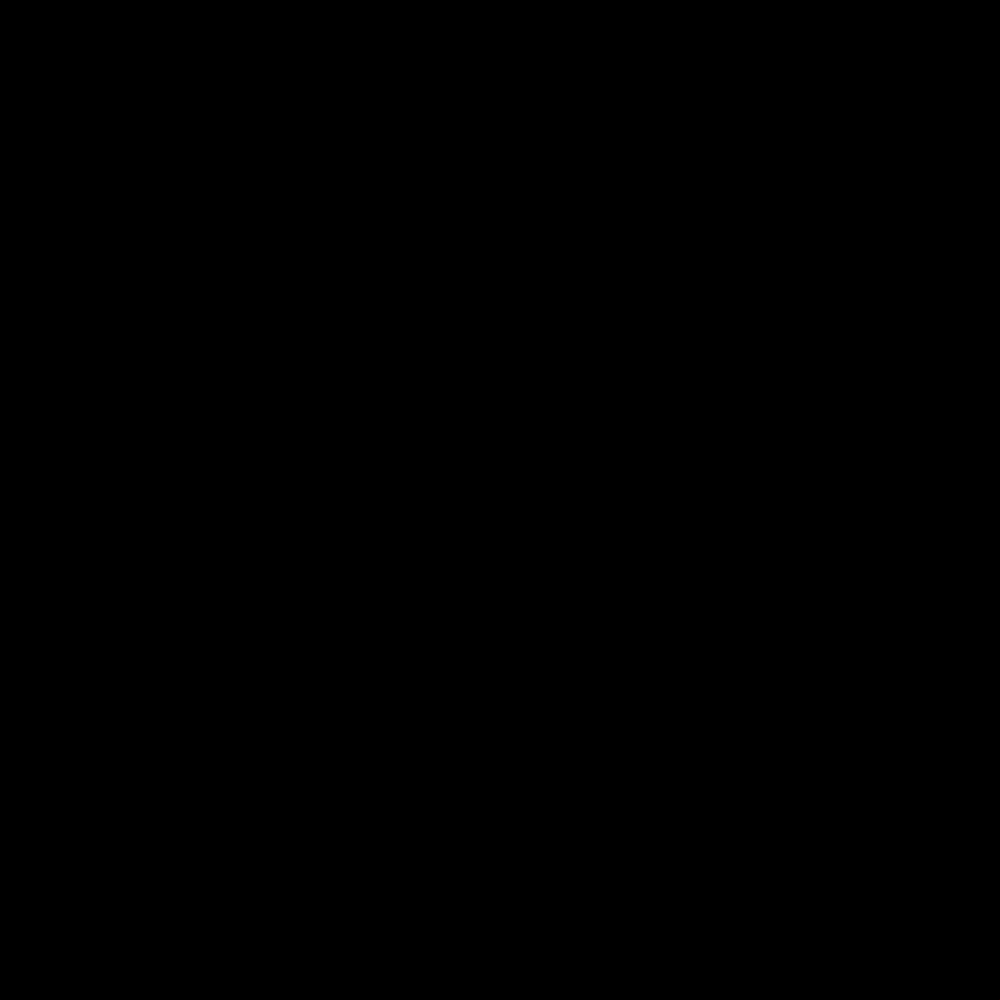
Frame 1 (no input)
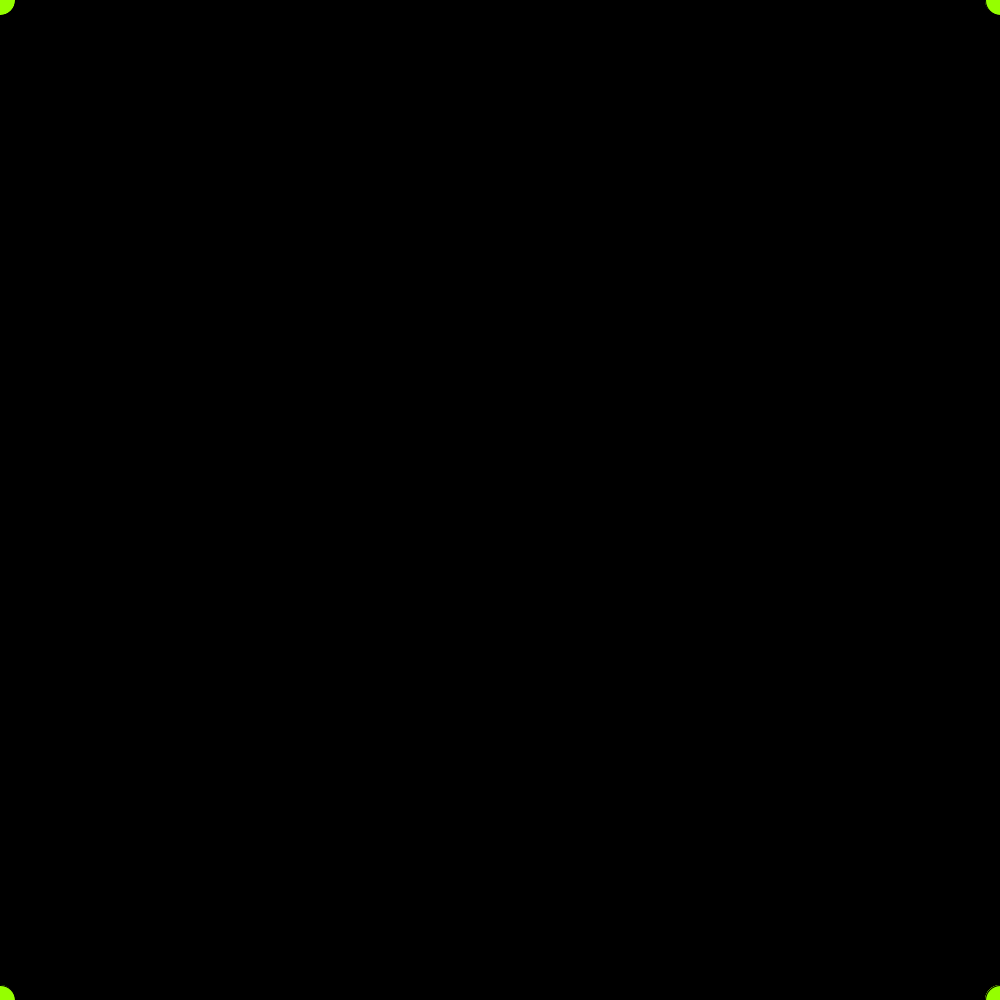
Frame 60 (the mouse pressed at the canvas centre just before this capture)
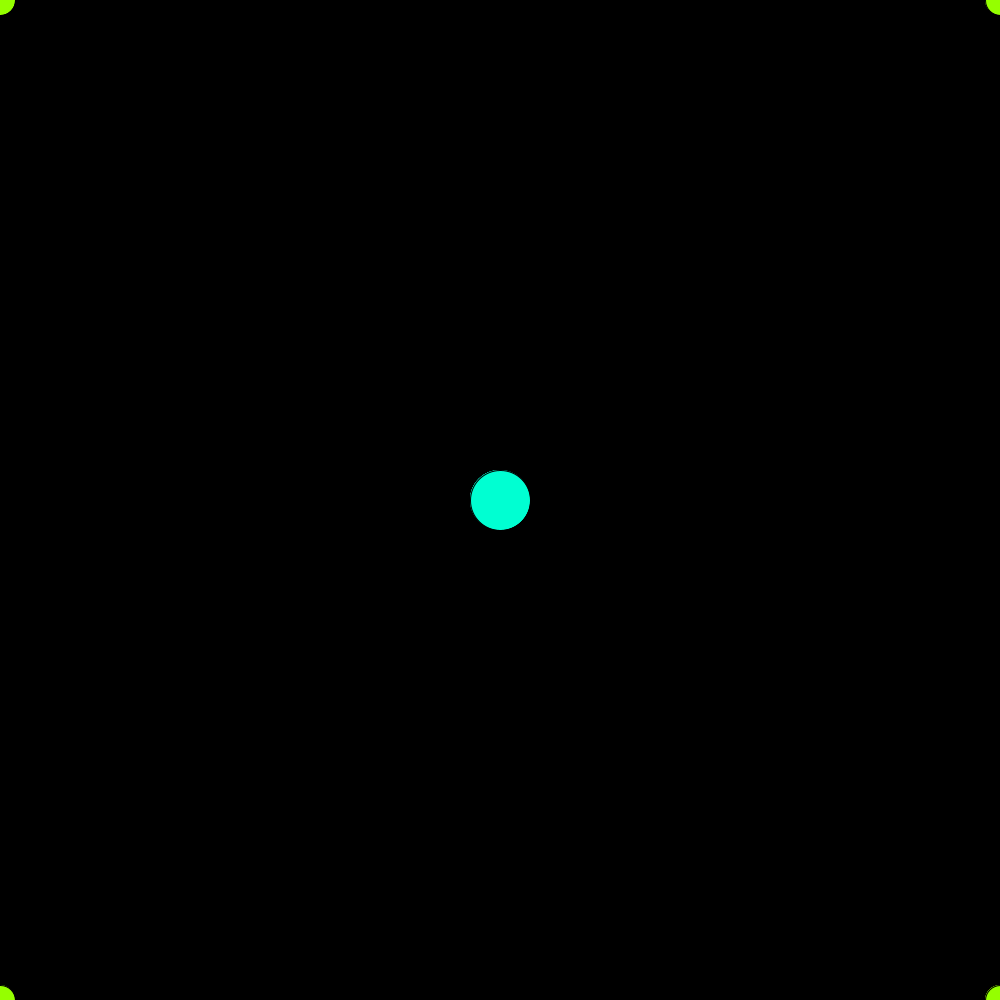
Frame 120 (the mouse held since frame 60 and released just before this capture)

The Processing sketch that drew these frames (run headless with seeded random() and noise(); from frame 60 on, the mouse is pressed at the canvas centre):

// Processing sketch: processing_134633
// ── processing_134633.pde

float x= 0;
float y=0.5;
int z=0;
void setup() {
  size(1000,1000);
  background(0);
  colorMode(HSB);
}
void draw() {
x=x+y;
z=z+1;
fill(z,255,255);
  ellipse(mouseX, mouseY,x, x);
  ellipse(mouseY, mouseX,x, x);
  ellipse(height-mouseY, width-mouseX,x, x);
  ellipse(width-mouseX,height-mouseY,x, x);
  ellipse(height-mouseY, mouseX,x, x);
  ellipse(mouseX,height-mouseY,x, x);
  ellipse(mouseY, width-mouseX,x, x);
  ellipse(width-mouseX,mouseY,x, x);
if (x>100||x<0){
y=y*-1;
}
if (z>255){
z=0;
}
}
